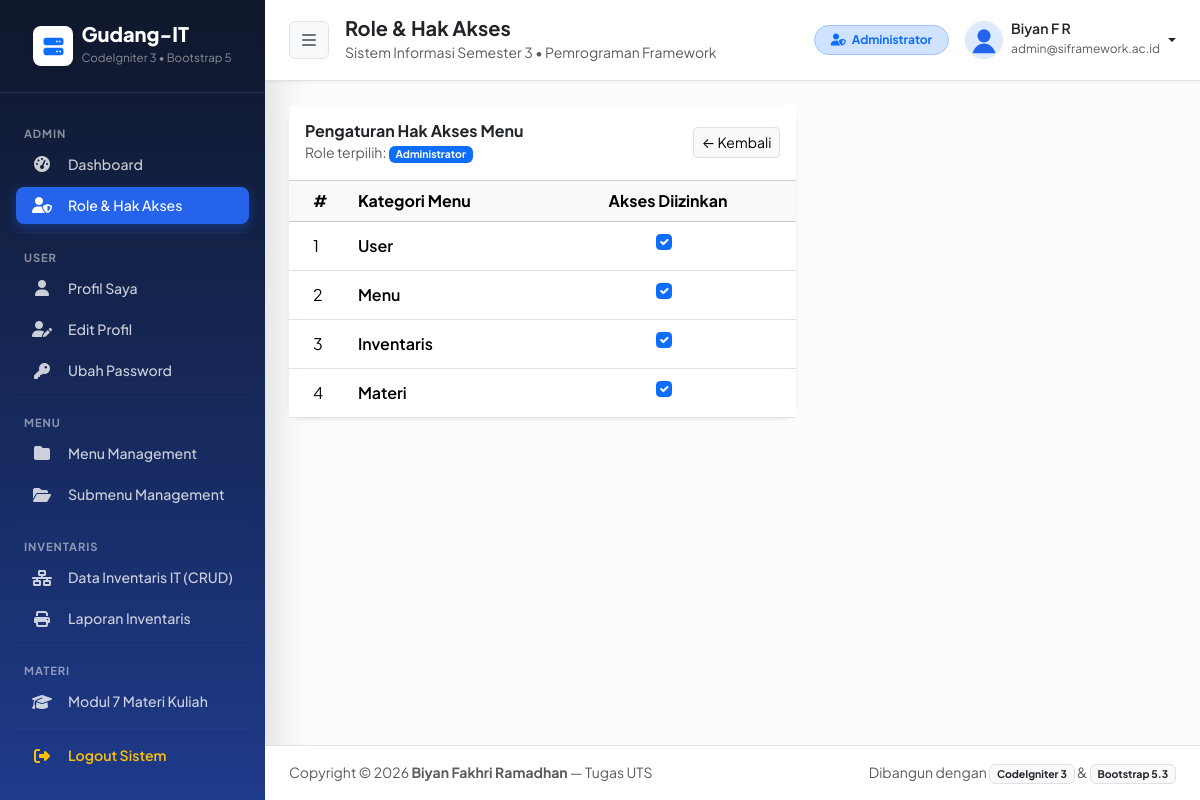
The app's page /admin/roleaccess/1 (signed in) with its own data.
### tables this page shows
CREATE TABLE `user_menu` (
  `id` int(11) NOT NULL AUTO_INCREMENT,
  `menu` varchar(128) NOT NULL,
  PRIMARY KEY (`id`)
);

CREATE TABLE `user_sub_menu` (
  `id` int(11) NOT NULL AUTO_INCREMENT,
  `menu_id` int(11) NOT NULL,
  `title` varchar(128) NOT NULL,
  `url` varchar(128) NOT NULL,
  `icon` varchar(128) NOT NULL,
  `is_active` int(1) NOT NULL DEFAULT 1,
  PRIMARY KEY (`id`),
  KEY `menu_id` (`menu_id`)
);

CREATE TABLE `user` (
  `id` int(11) NOT NULL AUTO_INCREMENT,
  `name` varchar(128) NOT NULL,
  `email` varchar(128) NOT NULL,
  `image` varchar(128) NOT NULL DEFAULT 'default.svg',
  `password` varchar(256) NOT NULL,
  `role_id` int(11) NOT NULL,
  `is_active` int(1) NOT NULL DEFAULT 1,
  `date_created` int(11) NOT NULL,
  PRIMARY KEY (`id`),
  UNIQUE KEY `email` (`email`)
);

CREATE TABLE `user_role` (
  `id` int(11) NOT NULL AUTO_INCREMENT,
  `role` varchar(128) NOT NULL,
  PRIMARY KEY (`id`)
);

### application/controllers/Admin.php (called while the page is built, shortened)
<?php
class Admin extends CI_Controller
{
    public function __construct()
    {
        is_logged_in();
        $this->load->model('Inventaris_model', 'inventaris');
    }
    public function roleaccess($role_id)
    {
        $data['title'] = 'Role & Hak Akses';
        $data['user'] = $this->db->get_where('user', ['email' => $this->session->userdata('email')])->row_array();
        $data['role'] = $this->db->get_where('user_role', ['id' => $role_id])->row_array();
        $this->db->where('id !=', 1);
        $data['menu'] = $this->db->get('user_menu')->result_array();
        $this->load->view('templates/header', $data);
        $this->load->view('templates/sidebar', $data);
        $this->load->view('templates/topbar', $data);
        $this->load->view('admin/role-access', $data);
        $this->load->view('templates/footer');
    }
}

### index.php (called while the page is built, shortened)
<?php
require_once BASEPATH . 'core/CodeIgniter.php';

### application/helpers/wpu_helper.php (called while the page is built, shortened)
<?php
function is_logged_in()
{
    $ci = get_instance();
    if (!$ci->session->userdata('email')) {
        redirect('auth');
    } else {
        $menu = ucfirst(strtolower((string)$ci->uri->segment(1)));
        $queryMenu = $ci->db->get_where('user_menu', ['menu' => $menu])->row_array();
    }
}
function check_access($role_id, $menu_id)
{
    $ci = get_instance();
    $ci->db->where('role_id', $role_id);
    $ci->db->where('menu_id', $menu_id);
    $result = $ci->db->get('user_access_menu');
    if ($result->num_rows() > 0) {
        return "checked='checked'";
    }
    return "";
}

### application/views/admin/role-access.php (the view, shortened to what this page needs)
<div class="row">
    <div class="col-lg-7">
        <div class="card border-0 shadow-sm rounded-4">
            <div class="card-header bg-white py-3 d-flex justify-content-between align-items-center">
                <div>
                    <h6 class="m-0 fw-bold text-dark">Pengaturan Hak Akses Menu</h6>
                    <small class="text-muted">Role terpilih: <span class="badge bg-primary"><?= $role['role']; ?></span></small>
                </div>
                <a href="<?= base_url('admin/role'); ?>" class="btn btn-light border btn-sm">&larr; Kembali</a>
            </div>
            <div class="card-body p-0">
                <table class="table table-hover align-middle mb-0">
                    <thead class="table-light">
                        <tr>
                            <th class="ps-4" width="12%">#</th>
                            <th>Kategori Menu</th>
                            <th class="text-center pe-4">Akses Diizinkan</th>
                        </tr>
                    </thead>
                    <tbody>
                        <?php $i = 1; foreach ($menu as $m) : ?>
                        <tr>
                            <td class="ps-4"><?= $i++; ?></td>
                            <td class="fw-semibold"><?= $m['menu']; ?></td>
                            <td class="text-center pe-4">
                                <div class="form-check d-inline-block">
                                    <input class="form-check-input form-check-access" type="checkbox" <?= check_access($role['id'], $m['id']); ?> data-role="<?= $role['id']; ?>" data-menu="<?= $m['id']; ?>">
                                </div>
                            </td>
                        </tr>
                        <?php endforeach; ?>
                    </tbody>
                </table>
            </div>
        </div>
    </div>
</div>

### application/views/templates/sidebar.php
<aside id="sidebar-wrapper" class="sidebar-gradient text-white shadow-lg">
    <div class="sidebar-brand d-flex align-items-center justify-content-center py-4 px-3 border-bottom border-white border-opacity-10">
        <div class="brand-icon bg-white text-primary rounded-3 d-flex align-items-center justify-content-center me-2 shadow-sm" style="width:40px;height:40px;">
            <i class="fas fa-server fa-lg"></i>
        </div>
        <div class="text-start">
            <div class="fw-extrabold fs-5 lh-1 tracking-tight">Gudang-IT</div>
            <small class="text-white-50" style="font-size: 0.72rem;">CodeIgniter 3 &bull; Bootstrap 5</small>
        </div>
    </div>
    <div class="sidebar-nav px-3 py-3">
        <?php
        $role_id = $this->session->userdata('role_id');
        $queryMenu = "SELECT `user_menu`.`id`, `menu`
                        FROM `user_menu` JOIN `user_access_menu`
                          ON `user_menu`.`id` = `user_access_menu`.`menu_id`
                       WHERE `user_access_menu`.`role_id` = $role_id
                    ORDER BY `user_access_menu`.`menu_id` ASC";
        $menu = $this->db->query($queryMenu)->result_array();
        ?>
        <?php foreach ($menu as $m) : ?>
            <div class="sidebar-heading text-uppercase fw-bold text-white-50 mt-3 mb-1 px-2" style="font-size: 0.70rem; letter-spacing: 0.08em;">
                <?= $m['menu']; ?>
            </div>
            <?php
            $menuId = $m['id'];
            $querySubMenu = "SELECT *
                               FROM `user_sub_menu` JOIN `user_menu`
                                 ON `user_sub_menu`.`menu_id` = `user_menu`.`id`
                              WHERE `user_sub_menu`.`menu_id` = $menuId
                                AND `user_sub_menu`.`is_active` = 1";
            $subMenu = $this->db->query($querySubMenu)->result_array();
            ?>
            <?php foreach ($subMenu as $sm) : ?>
                <?php $isActive = ($title == $sm['title']) ? 'active' : ''; ?>
                <a href="<?= base_url($sm['url']); ?>" class="nav-link-sidebar d-flex align-items-center rounded-3 px-3 py-2 mb-1 text-decoration-none <?= $isActive; ?>">
                    <i class="<?= $sm['icon']; ?> me-3 text-center" style="width: 20px;"></i>
                    <span class="fw-medium" style="font-size: 0.88rem;"><?= $sm['title']; ?></span>
                </a>
            <?php endforeach; ?>
            <hr class="border-white border-opacity-10 my-2">
        <?php endforeach; ?>
        <a href="<?= base_url('auth/logout'); ?>" class="nav-link-sidebar d-flex align-items-center rounded-3 px-3 py-2 mt-2 text-decoration-none text-warning" data-bs-toggle="modal" data-bs-target="#logoutModal">
            <i class="fas fa-fw fa-sign-out-alt me-3 text-center" style="width: 20px;"></i>
            <span class="fw-semibold" style="font-size: 0.88rem;">Logout Sistem</span>
        </a>
    </div>
</aside>

### application/views/templates/topbar.php (shortened to what this page needs)
<div id="page-content-wrapper" class="w-100 d-flex flex-column min-vh-100">
      <nav class="navbar navbar-expand-lg navbar-light bg-white border-bottom shadow-xs px-4 py-3 sticky-top no-print">
          <div class="d-flex align-items-center">
              <button class="btn btn-light border me-3" id="sidebarToggle" title="Toggle Menu">
                  <i class="fas fa-bars text-secondary"></i>
              </button>
              <div>
                  <h5 class="mb-0 fw-bold text-dark"><?= $title; ?></h5>
                  <small class="text-muted">Sistem Informasi Semester 3 &bull; Pemrograman Framework</small>
              </div>
          </div>
          <div class="ms-auto d-flex align-items-center gap-3">
              <span class="badge <?= ($user['role_id'] == 1) ? 'bg-primary-subtle text-primary border border-primary-subtle' : 'bg-success-subtle text-success border border-success-subtle'; ?> px-3 py-2 rounded-pill d-none d-md-inline-block">
                  <i class="fas <?= ($user['role_id'] == 1) ? 'fa-user-shield' : 'fa-user-cog'; ?> me-1"></i>
                  <?= ($user['role_id'] == 1) ? 'Administrator' : 'Member / Teknisi'; ?>
              </span>
              <div class="dropdown">
                  <a class="d-flex align-items-center text-decoration-none dropdown-toggle text-dark" href="#" role="button" data-bs-toggle="dropdown">
                      <img src="<?= base_url('assets/img/' . $user['image']); ?>" alt="Profile" class="rounded-circle border me-2" width="38" height="38">
                      <div class="d-none d-sm-block text-start me-1">
                          <div class="fw-semibold lh-1" style="font-size:0.88rem;"><?= $user['name']; ?></div>
                          <small class="text-muted" style="font-size:0.75rem;"><?= $user['email']; ?></small>
                      </div>
                  </a>
              </div>
          </div>
      </nav>
      <main class="container-fluid px-4 py-4 flex-grow-1">

### assets/css/style.css (style rules this page uses)
body { font-family: 'Plus Jakarta Sans', -apple-system, BlinkMacSystemFont, sans-serif; background-color: #f4f7fe; color: #1e293b; }
.fw-extrabold { font-weight: 800; }
.shadow-xs { box-shadow: 0 1px 3px rgba(15, 23, 42, 0.06); }
#sidebar-wrapper { min-height: 100vh; width: 265px; flex-shrink: 0; background: linear-gradient(180deg, #0f172a 0%, #1e3a8a 100%); transition: margin 0.25s ease-out; }
.nav-link-sidebar { color: rgba(255, 255, 255, 0.78); transition: all 0.18s ease; }
.nav-link-sidebar.active { color: #ffffff; background-color: #2563eb; font-weight: 700; box-shadow: 0 4px 12px rgba(37, 99, 235, 0.35); }

### records on screen
user_menu: menu "ADMIN"
user_sub_menu: title "Dashboard"
user_sub_menu: title "Role & Hak Akses"
user_menu: menu "USER", menu "User"
user_sub_menu: title "Profil Saya"
user_sub_menu: title "Edit Profil"
user_sub_menu: title "Ubah Password"
user_menu: menu "MENU", menu "Menu"
user_sub_menu: title "Menu Management"
user_sub_menu: title "Submenu Management"
user_menu: menu "INVENTARIS", menu "Inventaris"
user_sub_menu: title "Data Inventaris IT (CRUD)"
user_sub_menu: title "Laporan Inventaris"
user_menu: menu "MATERI", menu "Materi"
user_sub_menu: title "Modul 7 Materi Kuliah"
user: image (placeholder picture), name "Biyan F R", email "admin@siframework.ac.id"
user_role: role "Administrator"

### other values on screen
$title "Role & Hak Akses"
